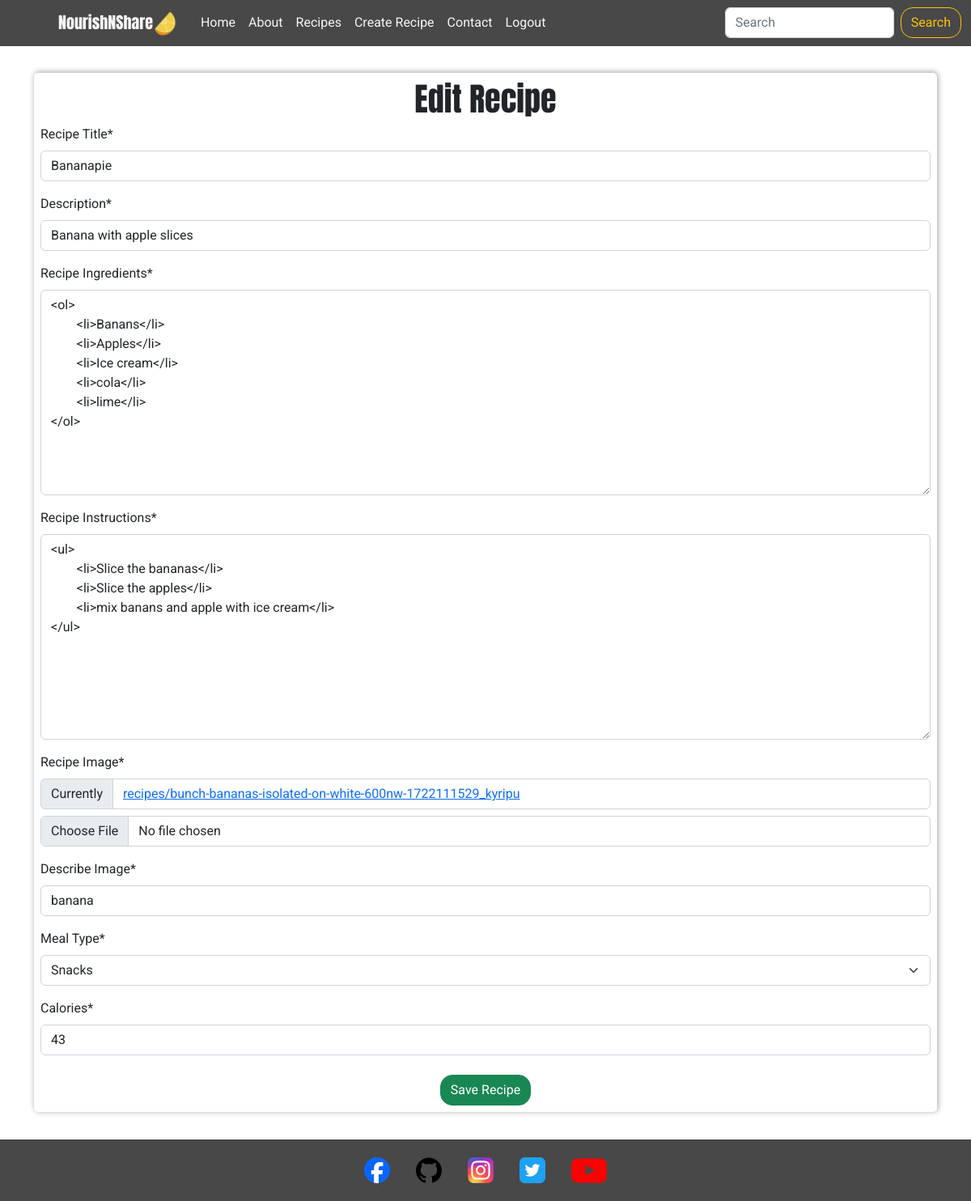
/recipes/edit/2/ (signed in), run on the app's committed database.
### recipes/models.py (models this page shows, shortened)
class Recipe(models.Model):
    user = models.ForeignKey(
        User, related_name="recipe_owner", on_delete=models.CASCADE
    )
    title = models.CharField(max_length=300, null=False, blank=False)
    description = models.CharField(max_length=500, null=False, blank=False)
    instructions = RichTextField(max_length=10000, null=False, blank=False)
    ingredients = RichTextField(max_length=10000, null=False, blank=False)
    image = ResizedImageField(
        size=[400, None],
        quality=75,
        upload_to="recipes/",
        force_format="WEBP",
        blank=False,
        null=False,
    )
    image_description = models.CharField(max_length=150, null=False, blank=False)
    meal_type = models.CharField(max_length=50, choices=MEAL_TYPES, default="breakfast")
    calories = models.IntegerField()
    posted_date = models.DateTimeField(
        auto_now=True,
    )
    class Meta:
        ordering = ["-posted_date"]

### recipes/views.py (the view)
# urls.py: path("edit/<slug:pk>/", EditRecipe.as_view(), name= "edit_recipe"),
class EditRecipe(LoginRequiredMixin, UserPassesTestMixin, UpdateView):
    template_name = 'recipes/edit_recipe.html'
    model = Recipe
    form_class = RecipeForm
    success_url = '/recipes/'
    def test_func(self):
        return self.request.user == self.get_object().user

### recipes/forms.py
class RecipeForm(forms.ModelForm):
    class Meta:
        model = Recipe
        fields = [
            "title",
            "description",
            "ingredients",
            "instructions",
            "image",
            "image_description",
            "meal_type",
            "calories",
        ]
        ingredients = forms.CharField(widget=RichTextWidget())
        instructions = forms.CharField(widget=RichTextWidget())
        widget = {
            "description": forms.Textarea(attrs={"rows": 5}),
        }
        labels = {
            "title": "Recipe Title",
            "description": "Description",
            "ingredients": "Recipe Ingredients",
            "instructions": "Recipe Instructions",
            "image": "Recipe Image",
            "image_description": "Describe Image",
            "meal_type": "Meal Type",
            "calories": "Calories",
        }

### recipes/templates/recipes/edit_recipe.html (shortened to what this page needs)
{% extends 'base.html' %}
{% block content %}
<div class="container">
    <form method="POST" enctype="multipart/form-data" class="p-2 form">
        <h1 class="text-center">Edit Recipe</h1>
        {{ form|crispy }}
        <div class="text-center">
            <button type="submit" class="btn btn-success mt-2">Save Recipe</button>
        </div>
    </form>
</div>
{% endblock %}

### templates/base.html (shortened to what this page needs)
{% load static %}
{% url 'home' as home_url %}
{% url 'account_login' as login_url %}
{% url 'account_signup' as signup_url %}
{% url 'account_logout' as logout_url %}
<!DOCTYPE html>
<html lang="en">
<head>
    {% block extra_css %}
    <link rel="stylesheet" href="https://cdnjs.cloudflare.com/ajax/libs/bootstrap/5.2.3/css/bootstrap.min.css" />
    <link rel="stylesheet" href="{% static '/css/base.css' %}">
    {% endblock %}
</head>
<body>
    {% include 'includes/header.html' %}
    <main>
        {% block content %}
        {% endblock %}
    </main>
    {% include 'includes/footer.html' %}
</body>
</html>

### templates/includes/header.html (shortened to what this page needs)
{% load static %}
<header>
    <nav class="navbar navbar-expand-lg navbar-dark ">
        <div class="container-fluid">
          <a class="navbar-brand" href="#">NourishNShare<img src="{% static 'images/orange.webp' %}" alt="a lemon" class="logo"></a>
          <div class="collapse navbar-collapse" id="navbarTogglerDemo02">
            <ul class="navbar-nav me-auto mb-2 mb-lg-0">
              <li class="nav-item">
                <a class="nav-link {% if request.path == home_url %}active{% endif %}" aria-current="page" href="{% url 'home' %}">Home</a>
              </li>
              <li class="nav-item">
                <a class="nav-link {% if request.path == about_url %}active{% endif %}" href="{% url 'about' %}">About</a>
              </li>
              <li class="nav-item">
                <a class="nav-link {% if request.resolver_match.url_name == 'recipes' %}active{% endif %}" href="{% url 'recipes' %}">Recipes</a>
              </li>
              <li class="nav-item">
                <a class="nav-link {% if request.resolver_match.url_name == 'add_recipe' %}active{% endif %}" href="{% url 'add_recipe' %}">Create Recipe</a>
              </li>
              <li class="nav-item">
                <a class="nav-link" href="#">Contact</a>
              </li>
              {% if request.user.is_authenticated %}
              <li class="nav-item">
                <a class="nav-link {% if request.path == logout_url %}active{% endif %}" href="{% url 'account_logout' %}">Logout</a>
              </li>
              {% endif %}
            </ul>
            <form class="d-flex" role="search" method="GET" action="{% url 'recipes' %}">
              <input class="form-control me-2" name="q" type="search" placeholder="Search" aria-label="Search">
              <button class="btn btn-outline-warning" type="submit">Search</button>
            </form>
          </div>
        </div>
      </nav>
</header>

### templates/includes/footer.html
{% load static %}
<footer>
    <a href="" target="_blank" rel="noopener" aria-label="Facebook - Opens in a new tab">
        <img src="{% static '/icons/facebook-round-color-icon.svg' %}" alt="Facebook link" class="social-icon">
    </a>
    <a href="" target="_blank" rel="noopener" aria-label="Github - Opens in a new tab">
        <img src="{% static '/icons/github-icon.svg' %}" alt="Github link" class="social-icon">
    </a>
    <a href="" target="_blank" rel="noopener" aria-label="Instagram - Opens in a new tab">
        <img src="{% static '/icons/ig-instagram-icon.svg' %}" alt="Instagram link" class="social-icon">
    </a>
    <a href="" target="_blank" rel="noopener" aria-label="Twitter - Opens in a new tab">
        <img src="{% static '/icons/twitter-square-color-icon.svg' %}" alt="Twitter link" class="social-icon">
    </a>
    <a href="" target="_blank" rel="noopener" aria-label="Youtube - Opens in a new tab">
        <img src="{% static '/icons/youtube-color-icon.svg' %}" alt="Youtube link" class="social-icon-youtube">
    </a>
</footer>

### static/css/base.css (style rules this page uses)
:root { --title: 'Anton', 'serif'; --main-font: 'Roboto', 'serif'; --background: #3f006a0f; --orange: #ffc107; --green: #00AB66; --off-white: #f6f6f6; --white: #fff; --earth-green: #d7da9f; --smal-box-shadow: 1px -1px 7px 0 #00000061; --border: 1px solid #00000030; }
html, body { height: 100%; width: 100%; }
body { display: flex; flex-direction: column; font-family: var(--main-font); }
h1, h2, h3, h4, h5, h6 { font-family:var(--title); }
main { flex: 1 0 auto; background-color: var(--white); }
.btn { border-radius: 15px; }
.navbar { background-color: #484848; }
.navbar-brand { font-family: var(--title); color: var(--off-white); margin-left: 60px; }
img.logo { height: 30px; width: 30px; margin-right: 5px; }
.nav-link { color: var(--off-white); }
footer { flex-shrink: 0; background-color: #484848; display: flex; flex-direction: row; justify-content: center; align-items: center; border-top: var(--border); }
.social-icon { height: 2rem; margin: 1rem; }
.social-icon-youtube { height: 2.7rem; margin: 1rem; }
.form { width: 100%; margin: 3% auto; box-shadow: var(--smal-box-shadow); border-radius: 5px; }

### data on the page
Recipe: title "Bananapie", description "Banana with apple slices", ingredients "<ol> <li>Banans</li> <li>Apples</li> <li>Ice cream</li> <li>cola</li> <li>lime</li> </ol>", instructions "<ul> <li>Slice the bananas</li> <li>Slice the apples</li> <li>mix banans and apple with ice cream</li> </ul>", image_description "banana", meal_type "Snacks", calories "43"
